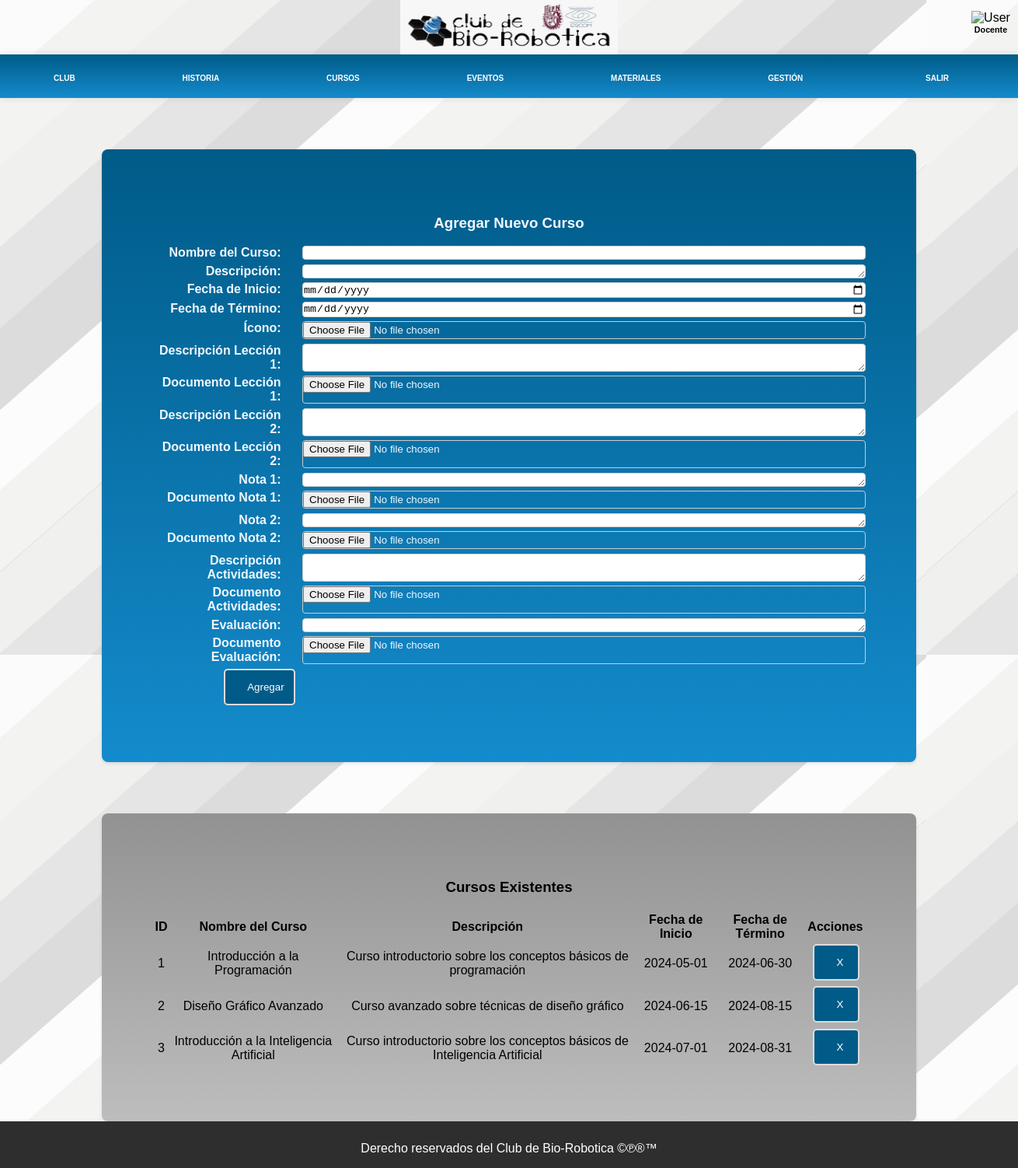
Screenshot of /admin/cursos.php (signed in) with the database file from the repository.
### tables this page shows
CREATE TABLE `cursos` (
  `id` int NOT NULL AUTO_INCREMENT,
  `nombre_curso` varchar(255) NOT NULL,
  `descripcion_curso` text,
  `fecha_inicio` date DEFAULT NULL,
  `fecha_termino` date DEFAULT NULL,
  `icono` varchar(255) DEFAULT NULL,
  `descripcion_leccion1` text,
  `documento_leccion1` varchar(255) DEFAULT NULL,
  `descripcion_leccion2` text,
  `documento_leccion2` varchar(255) DEFAULT NULL,
  `nota1` text,
  `documento_nota1` varchar(255) DEFAULT NULL,
  `nota2` text,
  `documento_nota2` varchar(255) DEFAULT NULL,
  `descripcion_actividades` text,
  `documento_actividades` varchar(255) DEFAULT NULL,
  `evaluacion` text,
  `documento_pdf` varchar(255) DEFAULT NULL,
  PRIMARY KEY (`id`)
);

### admin/cursos.php (the view, shortened to what this page needs)
<?php
    include '../database/Conexion.php';
?>
<!DOCTYPE html>
<html lang="es">
<head>
    <link rel="stylesheet" href="../css/Panel.css">
    <link rel="stylesheet" href="../css/Cursos.css">
</head>
<body>
    <div class="main-content">
        <div id="Logo_Bio">
            <div id="logo1">
                <img src="../img/Logo.jpg" alt="LogoBio" id="Logo">
            </div>
            <?php
                if (isset($_SESSION['loggedin'])) {
                    echo '<div id="logo2">';
                    echo '<img src="../img/user.png" alt="User" id="User">';
                    echo '<h6 id="nivel"> Docente</h6>';
                    echo '</div>';
                }
            ?>
        </div>
        <div id="panel-contenedor">
            <div id="opciones-panel">
                <a href="club.php" class="opcion">Club</a>
                <a href="historia.php" class="opcion">Historia</a>
                <div id="usuarios-opciones" class="opcion">
                    Cursos
                </div>
                <a href="eventos.php" class="opcion">Eventos</a>
                <a href="materiales.php" class="opcion">Materiales</a>
                <?php if(!isset($_SESSION['loggedin'])) { ?>
                <div id="usuarios-opciones" class="opcion">
                    Usuarios
                    <div id="usuarios-desplegable" class="desplegable">
                        <a href="inicio.php">Inicio</a>
                        <a href="registro.php">Registro</a>
                    </div>
                </div>
                <?php } else {?>
                    <div id="usuarios-opciones" class="opcion">
                    Gestión
                </div>
                <?php }?>
                <?php if(isset($_SESSION['loggedin'])) { ?>
                <div id="usuarios-opciones" class="opcion">
                    <a href="#" id="cerrar-sesion" class="opcion">Salir</a>
                </div>
            <?php }?>
            </div>
        </div>
        <div id="Cursos">
            <?php
                $sql = "SELECT * FROM cursos";
                $result = $conn->query($sql);
            ?>
            <div id="Editables">
                <?php
                $num_cursos = $result->num_rows;
                if ($num_cursos < 6): ?>
                    <h3>Agregar Nuevo Curso</h3>
                    <form method="POST" enctype="multipart/form-data">
                        <label for="nombre_curso">Nombre del Curso:</label>
                        <input type="text" name="nombre_curso" id="nombre_curso" required>
                        <label for="descripcion_curso">Descripción:</label>
                        <textarea name="descripcion_curso" id="descripcion_curso"></textarea>
                        <label for="fecha_inicio">Fecha de Inicio:</label>
                        <input type="date" name="fecha_inicio" id="fecha_inicio">
                        <label for="fecha_termino">Fecha de Término:</label>
                        <input type="date" name="fecha_termino" id="fecha_termino">
                        <label for="icono">Ícono:</label>
                        <input type="file" name="icono" id="icono">
                        <label for="descripcion_leccion1">Descripción Lección 1:</label>
                        <textarea name="descripcion_leccion1" id="descripcion_leccion1"></textarea>
                        <label for="documento_leccion1">Documento Lección 1:</label>
                        <input type="file" name="documento_leccion1" id="documento_leccion1">
                        <label for="descripcion_leccion2">Descripción Lección 2:</label>
                        <textarea name="descripcion_leccion2" id="descripcion_leccion2"></textarea>
                        <label for="documento_leccion2">Documento Lección 2:</label>
                        <input type="file" name="documento_leccion2" id="documento_leccion2">
                        <label for="nota1">Nota 1:</label>
                        <textarea name="nota1" id="nota1"></textarea>
                        <label for="documento_nota1">Documento Nota 1:</label>
                        <input type="file" name="documento_nota1" id="documento_nota1">
                        <label for="nota2">Nota 2:</label>
                        <textarea name="nota2" id="nota2"></textarea>
                        <label for="documento_nota2">Documento Nota 2:</label>
                        <input type="file" name="documento_nota2" id="documento_nota2">
                        <label for="descripcion_actividades">Descripción Actividades:</label>
                        <textarea name="descripcion_actividades" id="descripcion_actividades"></textarea>
                        <label for="documento_actividades">Documento Actividades:</label>
                        <input type="file" name="documento_actividades" id="documento_actividades">
                        <label for="evaluacion">Evaluación:</label>
                        <textarea name="evaluacion" id="evaluacion"></textarea>
                        <label for="documento_pdf">Documento Evaluación:</label>
                        <input type="file" name="documento_pdf" id="documento_pdf">
                        <input type="submit" name="agregar_curso" value="Agregar" class="btn secondary">
                    </form>
                <?php endif; ?>
            </div>
            <div id="Editable2">
                <h3>Cursos Existentes</h3>
                <table>
                    <thead>
                        <tr>
                            <th>ID</th>
                            <th>Nombre del Curso</th>
                            <th>Descripción</th>
                            <th>Fecha de Inicio</th>
                            <th>Fecha de Término</th>
                            <th>Acciones</th>
                        </tr>
                    </thead>
                    <tbody>
                        <?php if ($num_cursos > 0): ?>
                            <?php while ($row = $result->fetch_assoc()): ?>
                                <tr>
                                    <td><?php echo $row['id']; ?></td>
                                    <td><?php echo $row['nombre_curso']; ?></td>
                                    <td><?php echo $row['descripcion_curso']; ?></td>
                                    <td><?php echo $row['fecha_inicio']; ?></td>
                                    <td><?php echo $row['fecha_termino']; ?></td>
                                    <td>
                                        <form method="POST">
                                            <input type="submit" name="eliminar_curso" value="X" class="btn secondary">
                                        </form>
                                    </td>
                                </tr>
                            <?php endwhile; ?>
                        <?php else: ?>
                            <tr>
                                <td colspan="6">No hay cursos disponibles.</td>
                            </tr>
                        <?php endif; ?>
                    </tbody>
                </table>
            </div>
        </div>
    </div>
    <div id="boque-final">
        <div id="datos-contacto">
            <p>Derecho reservados del Club de Bio-Robotica ©℗®™</p>
        </div>
    </div>
</body>
</html>

### css/Panel.css (style rules this page uses)
body { background-image: url("../img/Fondo-p.jpg"); font-family: 'Raleway', sans-serif; }
@media only screen and (min-width: 801px) { body { margin: 0; padding: 0; text-align: center; } }
@media only screen and (min-width: 801px) { #logo1 { margin-left: 0%; } }
@media only screen and (min-width: 801px) { #logo2 { margin-top: -60px; margin-left: 1250px; width: 50px; height: 30px; } }
@media only screen and (min-width: 801px) { #nivel { margin-top: 0px; } }
@media only screen and (min-width: 801px) { #Logo_Bio { width: 100%; height: 70px; padding: 0%; } }
@media only screen and (min-width: 801px) { #User { width: 50px; height: 30px; } }
@media only screen and (min-width: 801px) { #Logo { width: 280px; height: 70px; } }
@media only screen and (min-width: 801px) { #panel-contenedor { text-transform: uppercase; background: linear-gradient(#005B88, #148BCC); box-shadow: 0 0 10px rgba(0, 0, 0, 0.1); padding-top: 10px; padding-bottom: 10px; font-size: 10px; font-weight: bold; } }
@media only screen and (min-width: 801px) { #opciones-panel { display: flex; justify-content: space-around; margin-top: 5px; position: relative; } }
@media only screen and (min-width: 801px) { .opcion { padding: 10px 20px; border-radius: 5px; cursor: pointer; text-decoration: none; color: #ffffff; transition: background-color 0.3s; position: relative; } }
@media only screen and (min-width: 801px) { .btn { border: none; padding: 14px 28px; cursor: pointer; border-radius: 5px; } }
@media only screen and (min-width: 801px) { #boque-final { background-color: #2e2e2e; padding-top: 10px; width: 100%; height: 50px; color: white; } }

### css/Cursos.css (style rules this page uses)
html, body { height: 100%; margin: 0; padding: 0; }
body { display: flex; flex-direction: column; }
#Editables { color: aliceblue; background: linear-gradient(#005B88, #148BCC); border-radius: 8px; box-shadow: 0 2px 4px rgba(0, 0, 0, 0.1); padding: 5%; margin-top: 5%; margin-left: 10%; margin-right: 10%; height: auto; width: auto; }
#Editable2 { color: rgb(0, 0, 0); background: linear-gradient(#929292, #bdbdbd); border-radius: 8px; box-shadow: 0 2px 4px rgba(0, 0, 0, 0.1); padding: 5%; margin-top: 5%; margin-left: 10%; margin-right: 10%; flex: 1 1 calc(33.33% - 20px); }
form { display: grid; grid-template-columns: 20% 1fr; grid-gap: 1% 1%; margin-bottom: 5%; }
label { text-align: right; padding-right: 10%; font-weight: bold; }
input[type="text"], input[type="date"], input[type="file"], textarea { width: 100%; padding: 0%; border: 1px solid #ccc; border-radius: 4px; box-sizing: border-box; }
@media only screen and (min-width: 801px) { #logo2 { margin-bottom: 20px; } }
@media only screen and (min-width: 801px) { .btn { border: none; padding: 14px 28px; cursor: pointer; border-radius: 5px; } }
@media only screen and (min-width: 801px) { .secondary { margin-left: 50%; background-color: #005B88; border: 2px solid #DBDBDB; color: rgb(255, 255, 255); } }

### rows the page displays
cursos: id "1", nombre_curso "Introducción a la Programación", descripcion_curso "Curso introductorio sobre los conceptos básicos de programación", fecha_inicio "2024-05-01", fecha_termino "2024-06-30"
cursos: id "2", nombre_curso "Diseño Gráfico Avanzado", descripcion_curso "Curso avanzado sobre técnicas de diseño gráfico", fecha_inicio "2024-06-15", fecha_termino "2024-08-15"
cursos: id "3", nombre_curso "Introducción a la Inteligencia Artificial", descripcion_curso "Curso introductorio sobre los conceptos básicos de Inteligencia Artificial", fecha_inicio "2024-07-01", fecha_termino "2024-08-31"
